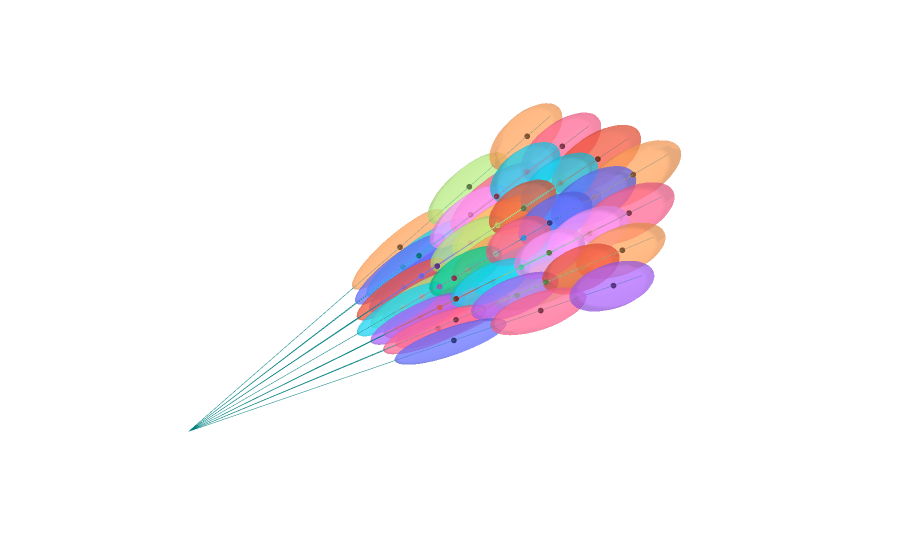

The notebook cell saved with this chart:
### Markdown cell above
## Representing Frustums as Gaussians

We can also appoximate the frustums using Gaussians with `frustum.get_gaussian_blob()`.

### Code cell
# COLLAPSED
fig = go.Figure(
    data=[vis_rays] + vis.get_gaussian_ellipsoids_list(ray_samples.frustums.flatten().get_gaussian_blob()),
    layout=webdocs_layout,
)
fig.show()

### Figure 1 — Plotly figure (JSON) as saved in the notebook; plotly's stock layout.template omitted (floating-point values rounded to 4 significant figures; data arrays with more than 128 entries replaced by an {"elided": "..."} marker saying what was removed)
{"data": [{"line": {"color": "teal", "width": 1}, "mode": "lines", "name": "Ray Bundle", "type": "scatter3d", "x": [0, -0.4402, 0, -0.1482, 0, 0.1482, 0, 0.4402, 0, -0.4445, 0, -0.1496, 0, 0.1496, 0, 0.4445, 0, -0.4445, 0, -0.1496, 0, 0.1496, 0, 0.4445, 0, -0.4402, 0, -0.1482, 0, 0.1482, 0, 0.4402], "y": [0, 0.4402, 0, 0.4445, 0, 0.4445, 0, 0.4402, 0, 0.1482, 0, 0.1496, 0, 0.1496, 0, 0.1482, 0, -0.1482, 0, -0.1496, 0, -0.1496, 0, -0.1482, 0, -0.4402, 0, -0.4445, 0, -0.4445, 0, -0.4402], "z": [0, -2.935, 0, -2.963, 0, -2.963, 0, -2.935, 0, -2.963, 0, -2.993, 0, -2.993, 0, -2.963, 0, -2.963, 0, -2.993, 0, -2.993, 0, -2.963, 0, -2.935, 0, -2.963, 0, -2.963, 0, -2.935]}, {"marker": {"color": "black", "size": 2}, "mode": "markers", "name": "Means", "type": "scatter3d", "x": [-0.2036, -0.2989, -0.3953, -0.06854, -0.1006, -0.1331, 0.06854, 0.1006, 0.1331, 0.2036, 0.2989, 0.3953, -0.2056, -0.3018, -0.3992, -0.06921, -0.1016, -0.1344, 0.06921, 0.1016, 0.1344, 0.2056, 0.3018, 0.3992, -0.2056, -0.3018, -0.3992, -0.06921, -0.1016, -0.1344, 0.06921, 0.1016, 0.1344, 0.2056, 0.3018, 0.3992, -0.2036, -0.2989, -0.3953, -0.06854, -0.1006, -0.1331, 0.06854, 0.1006, 0.1331, 0.2036, 0.2989, 0.3953], "y": [0.2036, 0.2989, 0.3953, 0.2056, 0.3018, 0.3992, 0.2056, 0.3018, 0.3992, 0.2036, 0.2989, 0.3953, 0.06854, 0.1006, 0.1331, 0.06921, 0.1016, 0.1344, 0.06921, 0.1016, 0.1344, 0.06854, 0.1006, 0.1331, -0.06854, -0.1006, -0.1331, -0.06921, -0.1016, -0.1344, -0.06921, -0.1016, -0.1344, -0.06854, -0.1006, -0.1331, -0.2036, -0.2989, -0.3953, -0.2056, -0.3018, -0.3992, -0.2056, -0.3018, -0.3992, -0.2036, -0.2989, -0.3953], "z": [-1.358, -1.992, -2.636, -1.371, -2.012, -2.661, -1.371, -2.012, -2.661, -1.358, -1.992, -2.636, -1.371, -2.012, -2.661, -1.384, -2.032, -2.688, -1.384, -2.032, -2.688, -1.371, -2.012, -2.661, -1.371, -2.012, -2.661, -1.384, -2.032, -2.688, -1.384, -2.032, -2.688, -1.371, -2.012, -2.661, -1.358, -1.992, -2.636, -1.371, -2.012, -2.661, -1.371, -2.012, -2.661, -1.358, -1.992, -2.636]}, {"alphahull": 0, "color": "#FFA15A", "name": "ellipse", "opacity": 0.5, "type": "mesh3d", "x": {"elided": "400 float values"}, "y": {"elided": "400 float values"}, "z": {"elided": "400 float values"}}, {"alphahull": 0, "color": "#B6E880", "name": "ellipse", "opacity": 0.5, "type": "mesh3d", "x": {"elided": "400 float values"}, "y": {"elided": "400 float values"}, "z": {"elided": "400 float values"}}, {"alphahull": 0, "color": "#FFA15A", "name": "ellipse", "opacity": 0.5, "type": "mesh3d", "x": {"elided": "400 float values"}, "y": {"elided": "400 float values"}, "z": {"elided": "400 float values"}}, {"alphahull": 0, "color": "#19D3F3", "name": "ellipse", "opacity": 0.5, "type": "mesh3d", "x": {"elided": "400 float values"}, "y": {"elided": "400 float values"}, "z": {"elided": "400 float values"}}, {"alphahull": 0, "color": "#FF6692", "name": "ellipse", "opacity": 0.5, "type": "mesh3d", "x": {"elided": "400 float values"}, "y": {"elided": "400 float values"}, "z": {"elided": "400 float values"}}, {"alphahull": 0, "color": "#FF6692", "name": "ellipse", "opacity": 0.5, "type": "mesh3d", "x": {"elided": "400 float values"}, "y": {"elided": "400 float values"}, "z": {"elided": "400 float values"}}, {"alphahull": 0, "color": "#AB63FA", "name": "ellipse", "opacity": 0.5, "type": "mesh3d", "x": {"elided": "400 float values"}, "y": {"elided": "400 float values"}, "z": {"elided": "400 float values"}}, {"alphahull": 0, "color": "#B6E880", "name": "ellipse", "opacity": 0.5, "type": "mesh3d", "x": {"elided": "400 float values"}, "y": {"elided": "400 float values"}, "z": {"elided": "400 float values"}}, {"alphahull": 0, "color": "#EF553B", "name": "ellipse", "opacity": 0.5, "type": "mesh3d", "x": {"elided": "400 float values"}, "y": {"elided": "400 float values"}, "z": {"elided": "400 float values"}}, {"alphahull": 0, "color": "#FF6692", "name": "ellipse", "opacity": 0.5, "type": "mesh3d", "x": {"elided": "400 float values"}, "y": {"elided": "400 float values"}, "z": {"elided": "400 float values"}}, {"alphahull": 0, "color": "#636EFA", "name": "ellipse", "opacity": 0.5, "type": "mesh3d", "x": {"elided": "400 float values"}, "y": {"elided": "400 float values"}, "z": {"elided": "400 float values"}}, {"alphahull": 0, "color": "#FFA15A", "name": "ellipse", "opacity": 0.5, "type": "mesh3d", "x": {"elided": "400 float values"}, "y": {"elided": "400 float values"}, "z": {"elided": "400 float values"}}, {"alphahull": 0, "color": "#636EFA", "name": "ellipse", "opacity": 0.5, "type": "mesh3d", "x": {"elided": "400 float values"}, "y": {"elided": "400 float values"}, "z": {"elided": "400 float values"}}, {"alphahull": 0, "color": "#FF97FF", "name": "ellipse", "opacity": 0.5, "type": "mesh3d", "x": {"elided": "400 float values"}, "y": {"elided": "400 float values"}, "z": {"elided": "400 float values"}}, {"alphahull": 0, "color": "#19D3F3", "name": "ellipse", "opacity": 0.5, "type": "mesh3d", "x": {"elided": "400 float values"}, "y": {"elided": "400 float values"}, "z": {"elided": "400 float values"}}, {"alphahull": 0, "color": "#636EFA", "name": "ellipse", "opacity": 0.5, "type": "mesh3d", "x": {"elided": "400 float values"}, "y": {"elided": "400 float values"}, "z": {"elided": "400 float values"}}, {"alphahull": 0, "color": "#FECB52", "name": "ellipse", "opacity": 0.5, "type": "mesh3d", "x": {"elided": "400 float values"}, "y": {"elided": "400 float values"}, "z": {"elided": "400 float values"}}, {"alphahull": 0, "color": "#19D3F3", "name": "ellipse", "opacity": 0.5, "type": "mesh3d", "x": {"elided": "400 float values"}, "y": {"elided": "400 float values"}, "z": {"elided": "400 float values"}}, {"alphahull": 0, "color": "#636EFA", "name": "ellipse", "opacity": 0.5, "type": "mesh3d", "x": {"elided": "400 float values"}, "y": {"elided": "400 float values"}, "z": {"elided": "400 float values"}}, {"alphahull": 0, "color": "#19D3F3", "name": "ellipse", "opacity": 0.5, "type": "mesh3d", "x": {"elided": "400 float values"}, "y": {"elided": "400 float values"}, "z": {"elided": "400 float values"}}, {"alphahull": 0, "color": "#636EFA", "name": "ellipse", "opacity": 0.5, "type": "mesh3d", "x": {"elided": "400 float values"}, "y": {"elided": "400 float values"}, "z": {"elided": "400 float values"}}, {"alphahull": 0, "color": "#EF553B", "name": "ellipse", "opacity": 0.5, "type": "mesh3d", "x": {"elided": "400 float values"}, "y": {"elided": "400 float values"}, "z": {"elided": "400 float values"}}, {"alphahull": 0, "color": "#B6E880", "name": "ellipse", "opacity": 0.5, "type": "mesh3d", "x": {"elided": "400 float values"}, "y": {"elided": "400 float values"}, "z": {"elided": "400 float values"}}, {"alphahull": 0, "color": "#FF6692", "name": "ellipse", "opacity": 0.5, "type": "mesh3d", "x": {"elided": "400 float values"}, "y": {"elided": "400 float values"}, "z": {"elided": "400 float values"}}, {"alphahull": 0, "color": "#EF553B", "name": "ellipse", "opacity": 0.5, "type": "mesh3d", "x": {"elided": "400 float values"}, "y": {"elided": "400 float values"}, "z": {"elided": "400 float values"}}, {"alphahull": 0, "color": "#B6E880", "name": "ellipse", "opacity": 0.5, "type": "mesh3d", "x": {"elided": "400 float values"}, "y": {"elided": "400 float values"}, "z": {"elided": "400 float values"}}, {"alphahull": 0, "color": "#EF553B", "name": "ellipse", "opacity": 0.5, "type": "mesh3d", "x": {"elided": "400 float values"}, "y": {"elided": "400 float values"}, "z": {"elided": "400 float values"}}, {"alphahull": 0, "color": "#B6E880", "name": "ellipse", "opacity": 0.5, "type": "mesh3d", "x": {"elided": "400 float values"}, "y": {"elided": "400 float values"}, "z": {"elided": "400 float values"}}, {"alphahull": 0, "color": "#FFA15A", "name": "ellipse", "opacity": 0.5, "type": "mesh3d", "x": {"elided": "400 float values"}, "y": {"elided": "400 float values"}, "z": {"elided": "400 float values"}}, {"alphahull": 0, "color": "#636EFA", "name": "ellipse", "opacity": 0.5, "type": "mesh3d", "x": {"elided": "400 float values"}, "y": {"elided": "400 float values"}, "z": {"elided": "400 float values"}}, {"alphahull": 0, "color": "#FF6692", "name": "ellipse", "opacity": 0.5, "type": "mesh3d", "x": {"elided": "400 float values"}, "y": {"elided": "400 float values"}, "z": {"elided": "400 float values"}}, {"alphahull": 0, "color": "#19D3F3", "name": "ellipse", "opacity": 0.5, "type": "mesh3d", "x": {"elided": "400 float values"}, "y": {"elided": "400 float values"}, "z": {"elided": "400 float values"}}, {"alphahull": 0, "color": "#FF97FF", "name": "ellipse", "opacity": 0.5, "type": "mesh3d", "x": {"elided": "400 float values"}, "y": {"elided": "400 float values"}, "z": {"elided": "400 float values"}}, {"alphahull": 0, "color": "#FF6692", "name": "ellipse", "opacity": 0.5, "type": "mesh3d", "x": {"elided": "400 float values"}, "y": {"elided": "400 float values"}, "z": {"elided": "400 float values"}}, {"alphahull": 0, "color": "#B6E880", "name": "ellipse", "opacity": 0.5, "type": "mesh3d", "x": {"elided": "400 float values"}, "y": {"elided": "400 float values"}, "z": {"elided": "400 float values"}}, {"alphahull": 0, "color": "#FFA15A", "name": "ellipse", "opacity": 0.5, "type": "mesh3d", "x": {"elided": "400 float values"}, "y": {"elided": "400 float values"}, "z": {"elided": "400 float values"}}, {"alphahull": 0, "color": "#19D3F3", "name": "ellipse", "opacity": 0.5, "type": "mesh3d", "x": {"elided": "400 float values"}, "y": {"elided": "400 float values"}, "z": {"elided": "400 float values"}}, {"alphahull": 0, "color": "#00CC96", "name": "ellipse", "opacity": 0.5, "type": "mesh3d", "x": {"elided": "400 float values"}, "y": {"elided": "400 float values"}, "z": {"elided": "400 float values"}}, {"alphahull": 0, "color": "#FF6692", "name": "ellipse", "opacity": 0.5, "type": "mesh3d", "x": {"elided": "400 float values"}, "y": {"elided": "400 float values"}, "z": {"elided": "400 float values"}}, {"alphahull": 0, "color": "#AB63FA", "name": "ellipse", "opacity": 0.5, "type": "mesh3d", "x": {"elided": "400 float values"}, "y": {"elided": "400 float values"}, "z": {"elided": "400 float values"}}, {"alphahull": 0, "color": "#19D3F3", "name": "ellipse", "opacity": 0.5, "type": "mesh3d", "x": {"elided": "400 float values"}, "y": {"elided": "400 float values"}, "z": {"elided": "400 float values"}}, {"alphahull": 0, "color": "#FF97FF", "name": "ellipse", "opacity": 0.5, "type": "mesh3d", "x": {"elided": "400 float values"}, "y": {"elided": "400 float values"}, "z": {"elided": "400 float values"}}, {"alphahull": 0, "color": "#FF6692", "name": "ellipse", "opacity": 0.5, "type": "mesh3d", "x": {"elided": "400 float values"}, "y": {"elided": "400 float values"}, "z": {"elided": "400 float values"}}, {"alphahull": 0, "color": "#AB63FA", "name": "ellipse", "opacity": 0.5, "type": "mesh3d", "x": {"elided": "400 float values"}, "y": {"elided": "400 float values"}, "z": {"elided": "400 float values"}}, {"alphahull": 0, "color": "#EF553B", "name": "ellipse", "opacity": 0.5, "type": "mesh3d", "x": {"elided": "400 float values"}, "y": {"elided": "400 float values"}, "z": {"elided": "400 float values"}}, {"alphahull": 0, "color": "#636EFA", "name": "ellipse", "opacity": 0.5, "type": "mesh3d", "x": {"elided": "400 float values"}, "y": {"elided": "400 float values"}, "z": {"elided": "400 float values"}}, {"alphahull": 0, "color": "#FF6692", "name": "ellipse", "opacity": 0.5, "type": "mesh3d", "x": {"elided": "400 float values"}, "y": {"elided": "400 float values"}, "z": {"elided": "400 float values"}}, {"alphahull": 0, "color": "#AB63FA", "name": "ellipse", "opacity": 0.5, "type": "mesh3d", "x": {"elided": "400 float values"}, "y": {"elided": "400 float values"}, "z": {"elided": "400 float values"}}], "layout": {"hovermode": false, "margin": {"b": 10, "l": 0, "r": 0, "t": 10}, "paper_bgcolor": "rgba(0,0,0,0)", "scene": {"aspectmode": "data", "camera": {"up": {"x": 0, "y": 1, "z": 0}}, "xaxis": {"showspikes": false, "visible": false}, "yaxis": {"showspikes": false, "visible": false}, "zaxis": {"showspikes": false, "visible": false}}, "showlegend": false}}
